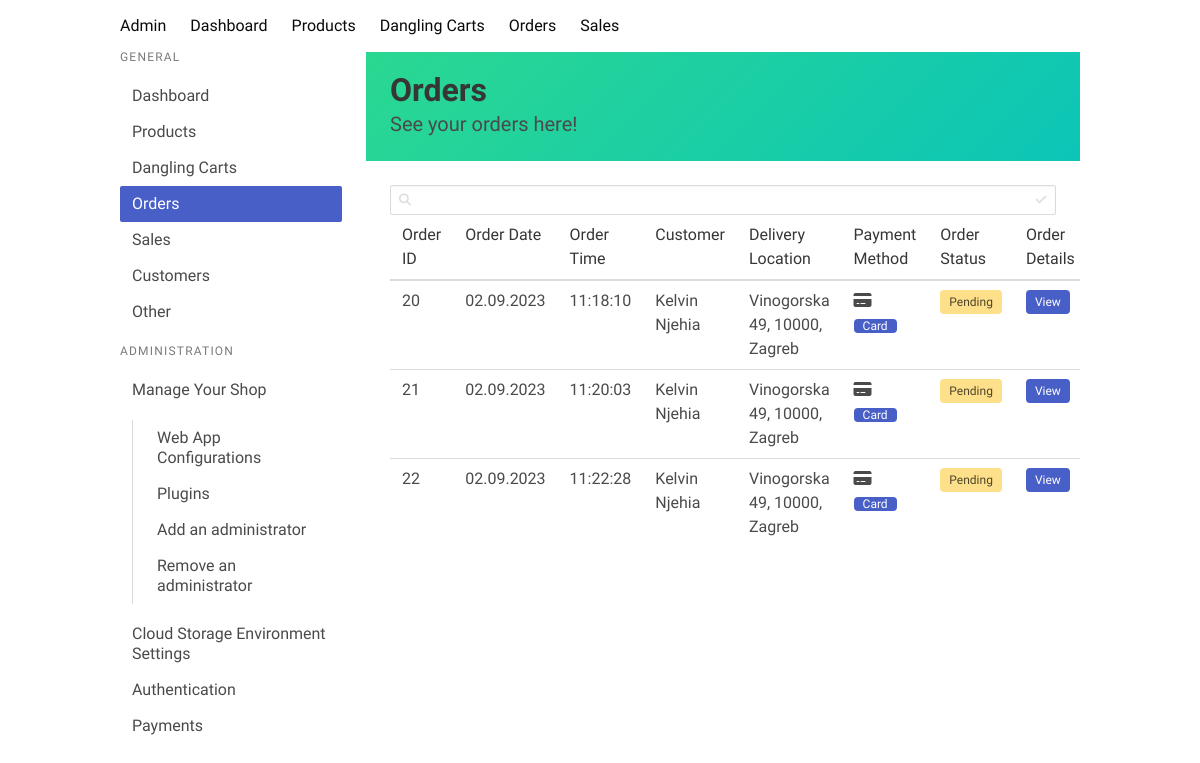
Before: /orders/ with the older database file.
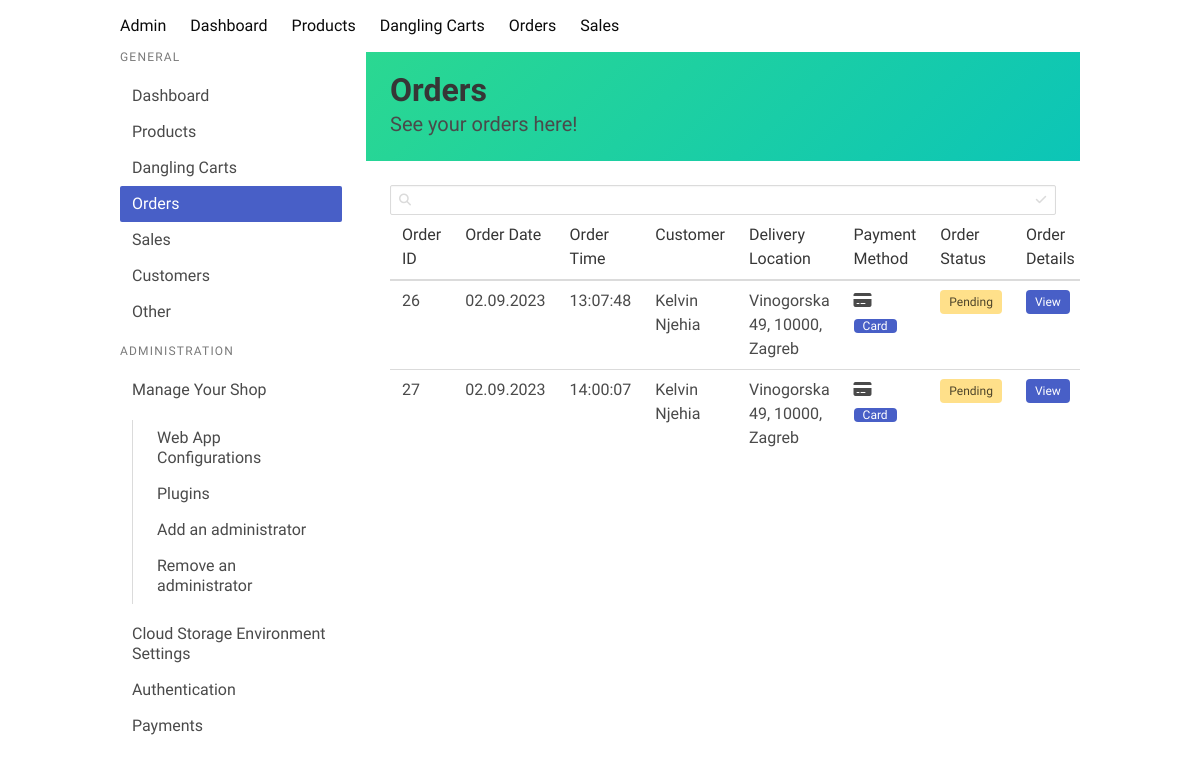
After: the same page with the newer database file.
### core/models.py (models this page shows, shortened)
class Order(models.Model):
    date_ordered = models.DateTimeField(auto_now_add=True)
    ordered = models.BooleanField(default=False)
    anonymous_cart = models.ForeignKey(AnonymousCart, on_delete=models.CASCADE, null=True, blank=True)
    buyer = models.ForeignKey(BuyerDeliveryDetails, on_delete=models.CASCADE, null=True, blank=True)
    buyer_id_order = models.ForeignKey(User, on_delete=models.CASCADE, null=True, blank=True)

class BuyerDeliveryDetails(models.Model):
    first_name = models.CharField(max_length=100)
    last_name = models.CharField(max_length=100)
    phone_number = models.IntegerField()
    email = models.EmailField()
    address = models.CharField(max_length=200)
    postal_code = models.CharField(max_length=20)
    city = models.CharField(max_length=100)
    country = models.CharField(max_length=100, default='Croatia')
    payment_method = models.CharField(max_length=100)
    username = models.CharField(max_length=100, null=True, blank=True)

### core/views.py (the view)
# urls.py: path('orders/', views.admin_orders, name='orders'),
def admin_orders(request):
    orders = Order.objects.all()
    return render(request, 'shop/orders.html', {'orders': orders})

### core/context_processors.py (called while the page is built)
def categories(request):
    return {
        'categories': ProductCategory.objects.all()
    }

def cart(request):
    if request.user.is_authenticated:
        print(request.user)
        try:
            cart = Cart.objects.get(user=request.user)
            print(cart.cartitem_set)
            cart = cart.cartitem_set.count()
            return {
                'cart': cart
            }
        except:
            return {
                'cart': 0
            }
    else:
        cart_id = request.session.get('cart_id')
        print(cart_id)
        if cart_id:
            try:
                cart = AnonymousCart.objects.get(id=cart_id)
                cart = cart.anonymouscartitem_set.count()
                return {
                    'cart': cart
                }
            except:
                return {
                    'cart': 0
                }
        else:
            return {
                'cart': 0
            }

### core/templates/shop/orders.html (shortened to what this page needs)
{% extends 'shop/base.html' %}
{% load static %}
{% block content %}
<section class="hero is-colorful welcome is-small is-fixed-top">
    <div class="hero-body">
        <div class="container">
            <h1 class="title">
                Orders
            </h1>
            <h2 class="subtitle">
                See your orders here!
            </h2>
        </div>
    </div>
</section>
<div class="card-content">
    <div class="content">
        <div class="control has-icons-left has-icons-right inventory-search">
            <input class="input is-small" type="text" placeholder="">
            <span class="icon is-medium is-left">
            </span>
            <span class="icon is-medium is-right">
            </span>
        </div>
        <div class="inventory">
            <table id="product-table">
                <thead>
                    <td>Order ID</td>
                    <td>Order Date</td>
                    <td>Order Time</td>
                    <td>Customer</td>
                    <td>Delivery Location</td>
                    <td>Payment Method</td>
                    <td>Order Status</td>
                    <td>Order Details</td>
                </thead>
                <tbody>
                    {% for order in orders %}
                    <tr>
                        <td>{{ order.id }}</td>
                        <td>{{ order.date_ordered |date:"d.m.Y" }}</td>
                        <td>{{ order.date_ordered |time:"H:i:s" }}</td>
                        <td>{{ order.buyer.first_name }} {{ order.buyer.last_name }}</td>
                        <td>{{ order.buyer.address }}, {{ order.buyer.postal_code }}, {{ order.buyer.city }} </td>
                        <td>
                            {% if order.payment_method == 'cash' %}
                            <i class="fa-solid fa-money-bills"></i>
                            <p style="display: inline;" class="tag is-link"> Cash</p>
                            {% else %}
                            <i class="fa-solid fa-credit-card"></i>
                            <p style="display: inline;" class="tag is-link"> Card</p
                            {% endif %}
                        </td>
                        <td>
                            {% if order.status == True %}
                            <span class="tag is-success">Completed</span>
                            {% else %}
                            <span class="tag is-warning">Pending</span>
                            {% endif %}
                        </td>
                        <td><a href="/order-details/{{order.id}}" class="tag is-small is-link">View</a></td>
                    </tr>
                    {% endfor %}
                </tbody>
            </table>
        </div>
    </div>
</div>
{% endblock %}

Changed rows visible on the page:
removed Order: id "20", date_ordered "02.09.2023", date_ordered "11:18:10", buyer.first_name "Kelvin", buyer.last_name "Njehia", buyer.address "Vinogorska 49", buyer.postal_code "10000", buyer.city "Zagreb"
removed Order: id "21", date_ordered "02.09.2023", date_ordered "11:20:03", buyer.first_name "Kelvin", buyer.last_name "Njehia", buyer.address "Vinogorska 49", buyer.postal_code "10000", buyer.city "Zagreb"
removed Order: id "22", date_ordered "02.09.2023", date_ordered "11:22:28", buyer.first_name "Kelvin", buyer.last_name "Njehia", buyer.address "Vinogorska 49", buyer.postal_code "10000", buyer.city "Zagreb"
added Order: id "26", date_ordered "02.09.2023", date_ordered "13:07:48", buyer.first_name "Kelvin", buyer.last_name "Njehia", buyer.address "Vinogorska 49", buyer.postal_code "10000", buyer.city "Zagreb"
added Order: id "27", date_ordered "02.09.2023", date_ordered "14:00:07", buyer.first_name "Kelvin", buyer.last_name "Njehia", buyer.address "Vinogorska 49", buyer.postal_code "10000", buyer.city "Zagreb"
